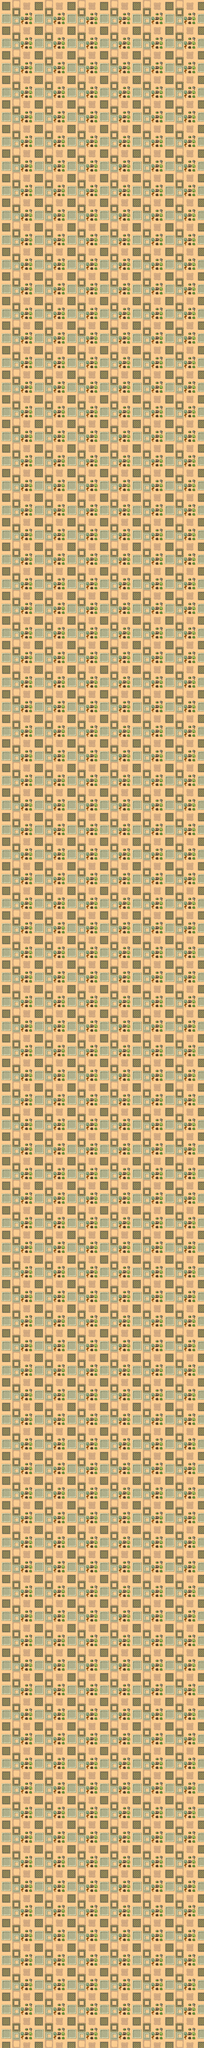

Tiled map render using the project's own tile images. Description and the map definition, with tile-layer contents summarised, below:
An orthogonal 50x500 tile map with 32x32 px tiles, 1 tile layer (ground layer).

<map version="1.0" orientation="orthogonal" renderorder="right-down" width="50" height="500" tilewidth="32" tileheight="32" nextobjectid="5">
 <tileset firstgid="1" name="tmw_desert_spacing" tilewidth="32" tileheight="32" spacing="1" margin="1" tilecount="48" columns="8">
  <image source="tmw_desert_spacing.png" width="265" height="199" />
 </tileset>
 <layer name="ground layer" width="50" height="500">
  <properties>
   <property name="Layer Property" value="Testing 1, 2, 3!" />
  </properties>
  <data>[25000 cells, 25000 non-empty, 48 distinct tile ids]</data>
 </layer>
</map>
